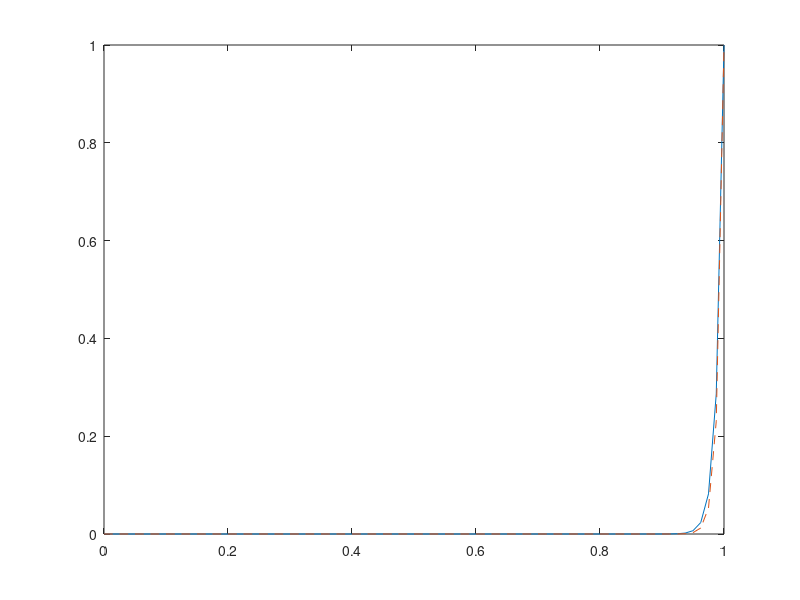

The MATLAB script that drew this image:
%this code solves the advection-diffusion boundary value problem with the symmetric finite difference method

%coefficients of the advection-diffusion boundary value problem
eps=0.01;
a=1;
R=a/eps;

%step size and discritization of the interval [0,1]
hstep=1/80;
t=0:hstep:1;
N=size(t);
N=N(2);

%application of the symmetric finite difference method
uapp=zeros(N,1);
uapp(1)=0;
uapp(N)=1;
A=zeros((N-2),(N-2));
for i=1:N-2
    A(i,i)=(2*eps)/(hstep^2);
end
for i=1:N-3
    A(i,i+1)=-(eps/(hstep^2))+(a/(2*hstep));
end
for i=1:N-3
    A(i+1,i)=-(eps/(hstep^2))-(a/(2*hstep));
end
c=zeros(N-2,1);
c(1)=0*(-(eps/(hstep^2))-(a/(2*hstep)));
c(N-2)=-(-(eps/(hstep^2))+(a/(2*hstep)));
uapp2=A\c;
for i=1:N-2
    uapp(i+1)=uapp2(i);
end


%finding the true solution of u(t)
uexct=(1-exp(R*t))/(1-exp(R));
uexct=uexct';

%finding the maximum error
max_error=max(abs(uexct-uapp))

%plotting the true and numerical solutions
plot(t,uexct,t,uapp,'--')